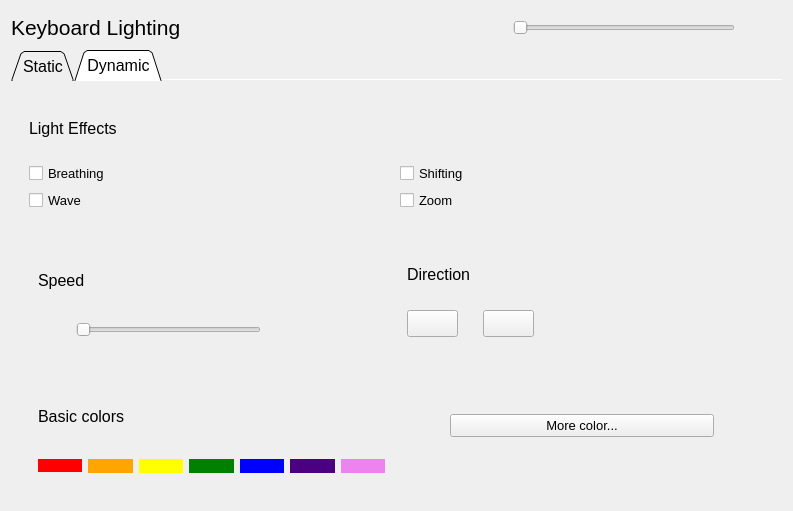
<?xml version="1.0" encoding="UTF-8"?>
<ui version="4.0">
 <class>keybroad</class>
 <widget class="QDialog" name="keybroad">
  <property name="geometry">
   <rect>
    <x>0</x>
    <y>0</y>
    <width>793</width>
    <height>511</height>
   </rect>
  </property>
  <property name="windowTitle">
   <string>Dialog</string>
  </property>
  <layout class="QVBoxLayout" name="verticalLayout">
   <item>
    <layout class="QHBoxLayout" name="horizontalLayout">
     <property name="spacing">
      <number>280</number>
     </property>
     <property name="rightMargin">
      <number>0</number>
     </property>
     <item>
      <widget class="QLabel" name="keyboard_lighting">
       <property name="font">
        <font>
         <pointsize>16</pointsize>
         <weight>50</weight>
         <bold>false</bold>
        </font>
       </property>
       <property name="text">
        <string>Keyboard Lighting </string>
       </property>
      </widget>
     </item>
     <item>
      <widget class="QWidget" name="widget" native="true">
       <layout class="QHBoxLayout" name="horizontalLayout_2">
        <item>
         <widget class="QPushButton" name="light_min">
          <property name="styleSheet">
           <string notr="true">*{
border: none;
}
</string>
          </property>
          <property name="text">
           <string/>
          </property>
          <property name="icon">
           <iconset>
            <normaloff>D:/C/uet_3_2/tuong tac/library/loader.svg</normaloff>D:/C/uet_3_2/tuong tac/library/loader.svg</iconset>
          </property>
         </widget>
        </item>
        <item>
         <widget class="QSlider" name="horizontalSlider_light">
          <property name="orientation">
           <enum>Qt::Horizontal</enum>
          </property>
         </widget>
        </item>
        <item>
         <widget class="QPushButton" name="light_max">
          <property name="styleSheet">
           <string notr="true">*{
border: none;
}
</string>
          </property>
          <property name="text">
           <string/>
          </property>
          <property name="icon">
           <iconset>
            <normaloff>D:/C/uet_3_2/tuong tac/library/loader.svg</normaloff>D:/C/uet_3_2/tuong tac/library/loader.svg</iconset>
          </property>
          <property name="iconSize">
           <size>
            <width>30</width>
            <height>30</height>
           </size>
          </property>
         </widget>
        </item>
       </layout>
      </widget>
     </item>
    </layout>
   </item>
   <item>
    <widget class="QTabWidget" name="tabWidget">
     <property name="font">
      <font>
       <pointsize>12</pointsize>
       <weight>50</weight>
       <bold>false</bold>
      </font>
     </property>
     <property name="tabPosition">
      <enum>QTabWidget::North</enum>
     </property>
     <property name="tabShape">
      <enum>QTabWidget::Triangular</enum>
     </property>
     <property name="currentIndex">
      <number>1</number>
     </property>
     <property name="iconSize">
      <size>
       <width>90</width>
       <height>90</height>
      </size>
     </property>
     <property name="elideMode">
      <enum>Qt::ElideMiddle</enum>
     </property>
     <property name="documentMode">
      <bool>true</bool>
     </property>
     <property name="tabsClosable">
      <bool>false</bool>
     </property>
     <property name="movable">
      <bool>false</bool>
     </property>
     <widget class="QWidget" name="static_2">
      <attribute name="title">
       <string>Static</string>
      </attribute>
      <layout class="QVBoxLayout" name="verticalLayout_8">
       <item>
        <widget class="QWidget" name="widget_2" native="true">
         <layout class="QHBoxLayout" name="horizontalLayout_15"/>
        </widget>
       </item>
       <item>
        <widget class="QWidget" name="widget_3" native="true">
         <layout class="QHBoxLayout" name="horizontalLayout_10">
          <item>
           <widget class="QWidget" name="widget_4" native="true">
            <layout class="QVBoxLayout" name="verticalLayout_9">
             <item>
              <widget class="QLabel" name="label">
               <property name="text">
                <string>Zone 1</string>
               </property>
              </widget>
             </item>
             <item>
              <layout class="QHBoxLayout" name="horizontalLayout_11">
               <item>
                <widget class="QPushButton" name="pushButton">
                 <property name="text">
                  <string/>
                 </property>
                 <property name="icon">
                  <iconset>
                   <normaloff>D:/C/uet_3_2/tuong tac/library/toggle-left.svg</normaloff>D:/C/uet_3_2/tuong tac/library/toggle-left.svg</iconset>
                 </property>
                </widget>
               </item>
               <item>
                <widget class="QPushButton" name="pushButton_2">
                 <property name="text">
                  <string/>
                 </property>
                </widget>
               </item>
              </layout>
             </item>
            </layout>
           </widget>
          </item>
          <item>
           <widget class="QWidget" name="widget_5" native="true">
            <layout class="QVBoxLayout" name="verticalLayout_10">
             <item>
              <widget class="QLabel" name="label_2">
               <property name="text">
                <string>Zone 2</string>
               </property>
              </widget>
             </item>
             <item>
              <layout class="QHBoxLayout" name="horizontalLayout_12">
               <item>
                <widget class="QPushButton" name="pushButton_3">
                 <property name="text">
                  <string/>
                 </property>
                 <property name="icon">
                  <iconset>
                   <normaloff>D:/C/uet_3_2/tuong tac/library/toggle-left.svg</normaloff>D:/C/uet_3_2/tuong tac/library/toggle-left.svg</iconset>
                 </property>
                </widget>
               </item>
               <item>
                <widget class="QPushButton" name="pushButton_4">
                 <property name="text">
                  <string/>
                 </property>
                </widget>
               </item>
              </layout>
             </item>
            </layout>
           </widget>
          </item>
          <item>
           <widget class="QWidget" name="widget_6" native="true">
            <layout class="QVBoxLayout" name="verticalLayout_11">
             <item>
              <widget class="QLabel" name="label_3">
               <property name="text">
                <string>Zone 3</string>
               </property>
              </widget>
             </item>
             <item>
              <layout class="QHBoxLayout" name="horizontalLayout_13">
               <item>
                <widget class="QPushButton" name="pushButton_5">
                 <property name="text">
                  <string/>
                 </property>
                 <property name="icon">
                  <iconset>
                   <normaloff>D:/C/uet_3_2/tuong tac/library/toggle-left.svg</normaloff>D:/C/uet_3_2/tuong tac/library/toggle-left.svg</iconset>
                 </property>
                </widget>
               </item>
               <item>
                <widget class="QPushButton" name="pushButton_6">
                 <property name="text">
                  <string/>
                 </property>
                </widget>
               </item>
              </layout>
             </item>
            </layout>
           </widget>
          </item>
          <item>
           <widget class="QWidget" name="widget_7" native="true">
            <layout class="QVBoxLayout" name="verticalLayout_12">
             <item>
              <widget class="QLabel" name="label_5">
               <property name="text">
                <string>Zone 4</string>
               </property>
              </widget>
             </item>
             <item>
              <layout class="QHBoxLayout" name="horizontalLayout_14">
               <item>
                <widget class="QPushButton" name="pushButton_7">
                 <property name="text">
                  <string/>
                 </property>
                 <property name="icon">
                  <iconset>
                   <normaloff>D:/C/uet_3_2/tuong tac/library/toggle-left.svg</normaloff>D:/C/uet_3_2/tuong tac/library/toggle-left.svg</iconset>
                 </property>
                </widget>
               </item>
               <item>
                <widget class="QPushButton" name="pushButton_8">
                 <property name="text">
                  <string/>
                 </property>
                </widget>
               </item>
              </layout>
             </item>
            </layout>
           </widget>
          </item>
         </layout>
        </widget>
       </item>
      </layout>
     </widget>
     <widget class="QWidget" name="dynamic">
      <attribute name="title">
       <string>Dynamic</string>
      </attribute>
      <layout class="QVBoxLayout" name="verticalLayout_2">
       <item>
        <widget class="QWidget" name="light_effects" native="true">
         <layout class="QVBoxLayout" name="verticalLayout_3">
          <item>
           <widget class="QLabel" name="leght_effects_label">
            <property name="font">
             <font>
              <pointsize>12</pointsize>
             </font>
            </property>
            <property name="text">
             <string>Light Effects</string>
            </property>
           </widget>
          </item>
          <item>
           <layout class="QHBoxLayout" name="horizontalLayout_4">
            <item>
             <widget class="QCheckBox" name="checkBox_1">
              <property name="font">
               <font>
                <pointsize>10</pointsize>
               </font>
              </property>
              <property name="text">
               <string>Breathing</string>
              </property>
             </widget>
            </item>
            <item>
             <widget class="QCheckBox" name="checkBox_2">
              <property name="font">
               <font>
                <pointsize>10</pointsize>
               </font>
              </property>
              <property name="text">
               <string>Shifting</string>
              </property>
             </widget>
            </item>
           </layout>
          </item>
          <item>
           <layout class="QHBoxLayout" name="horizontalLayout_5">
            <item>
             <widget class="QCheckBox" name="checkBox_3">
              <property name="font">
               <font>
                <pointsize>10</pointsize>
               </font>
              </property>
              <property name="text">
               <string>Wave</string>
              </property>
             </widget>
            </item>
            <item>
             <widget class="QCheckBox" name="checkBox_4">
              <property name="font">
               <font>
                <pointsize>10</pointsize>
               </font>
              </property>
              <property name="text">
               <string>Zoom</string>
              </property>
             </widget>
            </item>
           </layout>
          </item>
         </layout>
        </widget>
       </item>
       <item>
        <widget class="QWidget" name="custom" native="true">
         <layout class="QHBoxLayout" name="horizontalLayout_6">
          <property name="spacing">
           <number>90</number>
          </property>
          <property name="rightMargin">
           <number>230</number>
          </property>
          <item>
           <widget class="QWidget" name="speed" native="true">
            <layout class="QVBoxLayout" name="verticalLayout_7">
             <item>
              <widget class="QLabel" name="speed_label">
               <property name="font">
                <font>
                 <pointsize>12</pointsize>
                </font>
               </property>
               <property name="text">
                <string>Speed</string>
               </property>
              </widget>
             </item>
             <item>
              <layout class="QHBoxLayout" name="horizontalLayout_8">
               <item>
                <widget class="QPushButton" name="de_speed">
                 <property name="styleSheet">
                  <string notr="true">border:none</string>
                 </property>
                 <property name="text">
                  <string/>
                 </property>
                 <property name="icon">
                  <iconset>
                   <normaloff>D:/C/uet_3_2/tuong tac/library/minus.svg</normaloff>D:/C/uet_3_2/tuong tac/library/minus.svg</iconset>
                 </property>
                </widget>
               </item>
               <item>
                <widget class="QSlider" name="horizontalSlider_speed">
                 <property name="orientation">
                  <enum>Qt::Horizontal</enum>
                 </property>
                </widget>
               </item>
               <item>
                <widget class="QPushButton" name="in_speed">
                 <property name="styleSheet">
                  <string notr="true">border:none;</string>
                 </property>
                 <property name="text">
                  <string/>
                 </property>
                 <property name="icon">
                  <iconset>
                   <normaloff>D:/C/uet_3_2/tuong tac/library/plus.svg</normaloff>D:/C/uet_3_2/tuong tac/library/plus.svg</iconset>
                 </property>
                </widget>
               </item>
              </layout>
             </item>
            </layout>
           </widget>
          </item>
          <item>
           <widget class="QWidget" name="direction" native="true">
            <layout class="QVBoxLayout" name="verticalLayout_4">
             <item>
              <widget class="QLabel" name="direction_label">
               <property name="font">
                <font>
                 <pointsize>12</pointsize>
                </font>
               </property>
               <property name="text">
                <string>Direction</string>
               </property>
              </widget>
             </item>
             <item>
              <layout class="QHBoxLayout" name="horizontalLayout_9">
               <property name="spacing">
                <number>25</number>
               </property>
               <item>
                <widget class="QPushButton" name="r2l">
                 <property name="text">
                  <string/>
                 </property>
                 <property name="icon">
                  <iconset>
                   <normaloff>D:/C/uet_3_2/tuong tac/library/chevrons-left.svg</normaloff>D:/C/uet_3_2/tuong tac/library/chevrons-left.svg</iconset>
                 </property>
                 <property name="iconSize">
                  <size>
                   <width>40</width>
                   <height>30</height>
                  </size>
                 </property>
                </widget>
               </item>
               <item>
                <widget class="QPushButton" name="l2r">
                 <property name="text">
                  <string/>
                 </property>
                 <property name="icon">
                  <iconset>
                   <normaloff>D:/C/uet_3_2/tuong tac/library/chevrons-right.svg</normaloff>D:/C/uet_3_2/tuong tac/library/chevrons-right.svg</iconset>
                 </property>
                 <property name="iconSize">
                  <size>
                   <width>40</width>
                   <height>30</height>
                  </size>
                 </property>
                </widget>
               </item>
              </layout>
             </item>
            </layout>
           </widget>
          </item>
         </layout>
        </widget>
       </item>
       <item>
        <widget class="QWidget" name="color" native="true">
         <layout class="QHBoxLayout" name="horizontalLayout_3">
          <item>
           <widget class="QWidget" name="basis_color" native="true">
            <property name="styleSheet">
             <string notr="true">*{
border:none;}</string>
            </property>
            <layout class="QVBoxLayout" name="verticalLayout_6">
             <item>
              <widget class="QLabel" name="label_4">
               <property name="font">
                <font>
                 <pointsize>12</pointsize>
                </font>
               </property>
               <property name="text">
                <string>Basic colors</string>
               </property>
              </widget>
             </item>
             <item>
              <layout class="QHBoxLayout" name="horizontalLayout_7">
               <item>
                <widget class="QPushButton" name="red">
                 <property name="font">
                  <font>
                   <pointsize>8</pointsize>
                  </font>
                 </property>
                 <property name="autoFillBackground">
                  <bool>false</bool>
                 </property>
                 <property name="styleSheet">
                  <string notr="true">background: red;

</string>
                 </property>
                 <property name="text">
                  <string/>
                 </property>
                </widget>
               </item>
               <item>
                <widget class="QPushButton" name="orange">
                 <property name="styleSheet">
                  <string notr="true">background-color:orange</string>
                 </property>
                 <property name="text">
                  <string/>
                 </property>
                </widget>
               </item>
               <item>
                <widget class="QPushButton" name="yellow">
                 <property name="styleSheet">
                  <string notr="true">background-color:yellow

</string>
                 </property>
                 <property name="text">
                  <string/>
                 </property>
                </widget>
               </item>
               <item>
                <widget class="QPushButton" name="green">
                 <property name="styleSheet">
                  <string notr="true">background-color:green
</string>
                 </property>
                 <property name="text">
                  <string/>
                 </property>
                </widget>
               </item>
               <item>
                <widget class="QPushButton" name="blue">
                 <property name="styleSheet">
                  <string notr="true">background-color:blue
</string>
                 </property>
                 <property name="text">
                  <string/>
                 </property>
                </widget>
               </item>
               <item>
                <widget class="QPushButton" name="pushButton_9">
                 <property name="styleSheet">
                  <string notr="true">background-color:indigo</string>
                 </property>
                 <property name="text">
                  <string/>
                 </property>
                </widget>
               </item>
               <item>
                <widget class="QPushButton" name="violet">
                 <property name="styleSheet">
                  <string notr="true">background-color:violet</string>
                 </property>
                 <property name="text">
                  <string/>
                 </property>
                </widget>
               </item>
              </layout>
             </item>
            </layout>
           </widget>
          </item>
          <item>
           <widget class="QWidget" name="more_color" native="true">
            <layout class="QVBoxLayout" name="verticalLayout_5">
             <property name="leftMargin">
              <number>50</number>
             </property>
             <property name="rightMargin">
              <number>50</number>
             </property>
             <item>
              <widget class="QPushButton" name="more_color_button">
               <property name="font">
                <font>
                 <pointsize>10</pointsize>
                </font>
               </property>
               <property name="text">
                <string>More color...</string>
               </property>
              </widget>
             </item>
            </layout>
           </widget>
          </item>
         </layout>
        </widget>
       </item>
      </layout>
     </widget>
    </widget>
   </item>
  </layout>
 </widget>
 <resources/>
 <connections/>
</ui>
